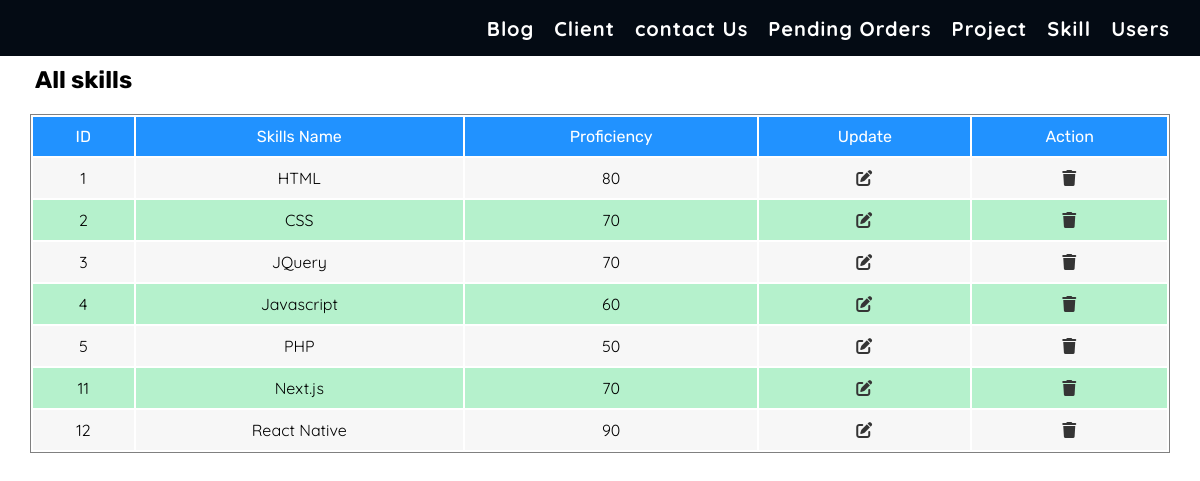
/admin/skills.php, run on the app's committed database.
### tables this page shows
CREATE TABLE `skill` (
  `skill_id` int(5) NOT NULL,
  `skill_name` varchar(20) NOT NULL,
  `skill_proficiency` int(5) NOT NULL
);

### admin/skills.php (the view, shortened to what this page needs)
<!DOCTYPE html>
<html lang="en">
<head>
    <?php include 'include/meta-tags.php'; ?>
</head>
<body>
    <div class="summary-container">
        <?php include 'include/summary-header.php' ?>
        <h2 class="common-heading">All skills</h2>
        <div class="common-content">
            <?php
            include 'include/config.php';
            $skillQuery = "SELECT * FROM skill";
            $skillResult = mysqli_query($conn, $skillQuery) or die("Skill Query Disconnected!");
            ?>
                <table>
                    <thead>
                        <tr>
                            <td>ID</td>
                            <td>Skills Name</td>
                            <td>Proficiency</td>
                            <td>Update</td>
                            <td>Action</td>
                        </tr>
                    </thead>
                    <tbody>
                        <?php while ($row = mysqli_fetch_assoc($skillResult)) { ?>
                            <tr>
                                <td><?php echo $row['skill_id'] ?></td>
                                <td><?php echo $row['skill_name'] ?></td>
                                <td><?php echo $row['skill_proficiency'] ?></td>
                                <td><a href="#"><i class="fas fa-pen-to-square"></i></a></td>
                                <td><a href="#"><i class="fas fa-trash"></i></a></td>
                            </tr>
                        <?php } ?>
                    </tbody>
                </table>
        </div>
    </div>
</body>
</html>

### admin/include/style.php (style rules this page uses)
* { padding: 0; margin: 0; box-sizing: border-box; scroll-behavior: smooth; }
:root { --darkBgColor: #040b14; --textColor: #353535; --yellowColor: rgb(235, 235, 14); --themeColor: #00a78e; --lightThemeColor: #B5F1CC; --whiteColor: #fff; --iconBGColor: #525252; --lightBgColor: #f7f7f7; --blueColor: #2192FF; --primaryFontSize: 20px; --secondayFontSize: 30px; --primaryFont: 'quicksand', serif; --secondaryFont: 'rubik', serif; --tertiaryFont: 'Rubik Bubbles'; }
a { text-decoration: none; color: var(--textColor); font-family: var(--primaryFont); letter-spacing: 1px; }
.common-heading { margin: 10px 35px; font-family: var(--secondaryFont); }
.common-content { width: 100%; margin: 20px 0; position: relative; display: flex; justify-content: center; }
.common-content table { width: 95%; border: 1px solid grey; }
.common-content table thead tr { background: var(--blueColor); text-align: center; }
.common-content table thead tr td { padding: 10px; color: #fff; font-family: var(--secondaryFont); }
.common-content table tbody tr { background: var(--lightBgColor); text-align: center; }
.common-content table tbody tr:nth-child(even) { background: var(--lightThemeColor); }
.common-content table tbody tr td { padding: 10px; font-family: var(--primaryFont); }

### data on the page
skill: skill_id "1", skill_name "HTML", skill_proficiency "80"
skill: skill_id "2", skill_name "CSS", skill_proficiency "70"
skill: skill_id "3", skill_name "JQuery", skill_proficiency "70"
skill: skill_id "4", skill_name "Javascript", skill_proficiency "60"
skill: skill_id "5", skill_name "PHP", skill_proficiency "50"
skill: skill_id "11", skill_name "Next.js", skill_proficiency "70"
skill: skill_id "12", skill_name "React Native", skill_proficiency "90"
